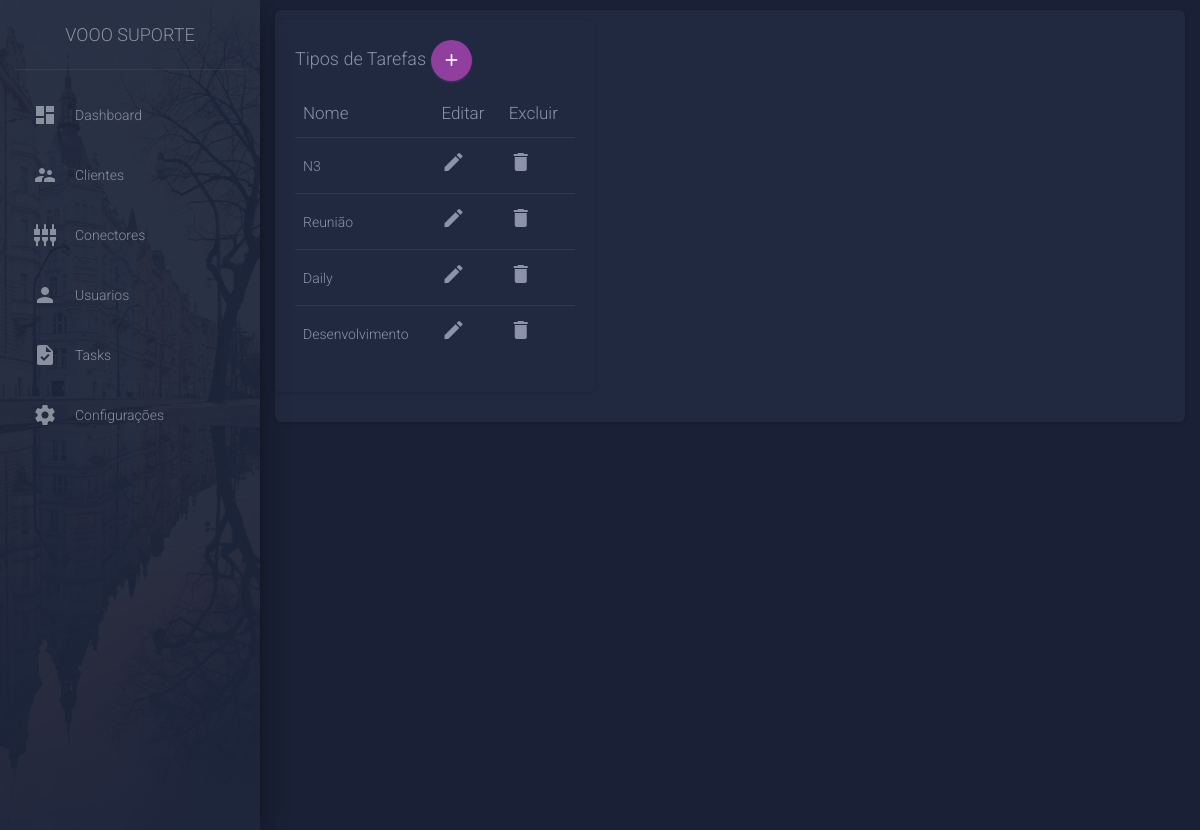
/settings/, run on the app's committed database.
### model/ModelSqlite.py (models this page shows, shortened)
class TaskType(db.Model):
    __tablename__ = 'tasktype'
    id = Column(INTEGER, primary_key=True)
    name = Column(String, nullable=False, default='')

### __main__.py (the view)
@app.route('/settings/')
def settings():
    task_types = taskTypeDao.load()
    return render_template(locate_html('settings'), task_types=task_types)

### __main__.py (called while the page is built)
def locate_html(page: str) -> str:
    return f'pages/{page}.html'

### model/TaskTypeDao.py (called while the page is built)
def load():
    return TaskType.query.all()

### template/pages/settings.html (shortened to what this page needs)
{% extends "./layout/layout.html" %}
{% block content %}
<div class="content">
    <div class="card" style="width: 20rem;">
        <div class="card-body">
            <h4 class="card-title">Tipos de Tarefas
                <button type="button" class="btn btn-primary btn-round btn-just-icon" data-toggle="modal"
                    data-target="#modalTypeOrder">
                    <i class="material-icons">add</i>
                </button>
            </h4>
            <div class="card-description">
                <table class="table">
                    <thead>
                        <th>Nome</th>
                        <th>Editar</th>
                        <th>Excluir</th>
                    </thead>
                    <tbody>
                        {% for type in task_types %}
                        <tr>
                            <td>{{type.name}}</td>
                            <td> <i class="material-icons">edit</i></td>
                            <td> <i class="material-icons">delete</i></td>
                        </tr>
                        {% endfor %}
                    </tbody>
                </table>
            </div>
        </div>
    </div>
</div>
{% endblock %}

### data on the page
TaskType: name "N3"
TaskType: name "Reunião"
TaskType: name "Daily"
TaskType: name "Desenvolvimento"
